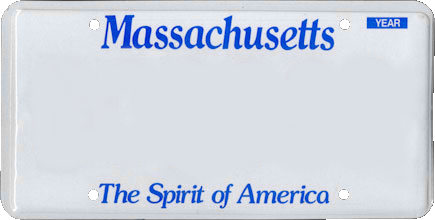
#> input picture images/mass_plate_template.bmp, 435 x 220 px
$ python test.py
#> lines starting #> are read from the running program, lines starting #| are printed output that depends on the picture
from PIL import Image
from PIL import ImageFont
from PIL import ImageDraw
import random
import string

SAMPLES = 250

def getRandom3():
    return ''.join(random.choices(string.ascii_uppercase + string.digits, k=3))

def getPlates():
    for i in range(SAMPLES):
        s1 = getRandom3()
        s2 = getRandom3()
        s_comb = s1 + " " + s2
        img = Image.open("../images/mass_plate_template.bmp")
#> img is the input picture: PIL image 435x220 RGBA; mean R, G, B, A 204.2, 211.2, 223.3, 251.7
        draw = ImageDraw.Draw(img)
        # font = ImageFont.truetype(<font-file>, <font-size>)
        font = ImageFont.truetype("../font/ma2.ttf", 124)
        # draw.text((x, y),"Sample Text",(r,g,b))
        draw.text((30, 30),s_comb,(160,44,36),font=font)
        img = img.resize((192,96))
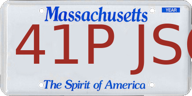
#> img: PIL image 192x96 RGBA; mean R, G, B, A 199.2, 192.8, 203.4, 252; transparent parts drawn white
        img.save('../GeneratedPlateSamples/sample-out' + "-" + str(i) + '.png')

getPlates()
